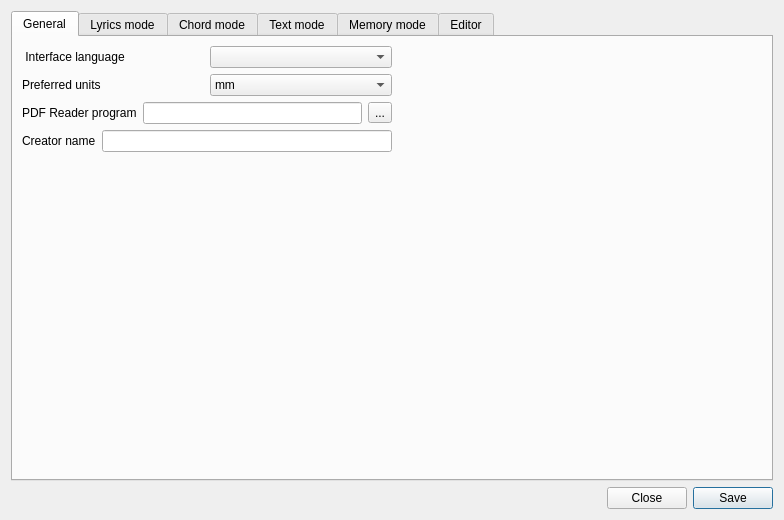
<?xml version="1.0" encoding="UTF-8"?>
<ui version="4.0">
 <class>DialogConfiguration</class>
 <widget class="QDialog" name="DialogConfiguration">
  <property name="geometry">
   <rect>
    <x>0</x>
    <y>0</y>
    <width>784</width>
    <height>520</height>
   </rect>
  </property>
  <property name="windowTitle">
   <string>Configuration</string>
  </property>
  <layout class="QVBoxLayout" name="verticalLayout_9">
   <item>
    <widget class="QTabWidget" name="tabWidget">
     <property name="currentIndex">
      <number>0</number>
     </property>
     <widget class="QWidget" name="tab">
      <attribute name="title">
       <string>General</string>
      </attribute>
      <layout class="QVBoxLayout" name="verticalLayout_10">
       <item>
        <layout class="QHBoxLayout" name="horizontalLayout_5">
         <item>
          <layout class="QVBoxLayout" name="verticalLayout_8">
           <item>
            <layout class="QVBoxLayout" name="verticalLayout_2">
             <item>
              <layout class="QHBoxLayout" name="horizontalLayout_4">
               <item>
                <widget class="QLabel" name="labelInterfaceLanguage">
                 <property name="text">
                  <string> Interface language</string>
                 </property>
                </widget>
               </item>
               <item>
                <widget class="QComboBox" name="comboBoxInterfaceLanguage"/>
               </item>
              </layout>
             </item>
             <item>
              <layout class="QHBoxLayout" name="horizontalLayout_7">
               <item>
                <widget class="QLabel" name="labelUnit">
                 <property name="text">
                  <string>Preferred units</string>
                 </property>
                </widget>
               </item>
               <item>
                <widget class="QComboBox" name="comboBoxUnit">
                 <item>
                  <property name="text">
                   <string>mm</string>
                  </property>
                 </item>
                 <item>
                  <property name="text">
                   <string>cm</string>
                  </property>
                 </item>
                 <item>
                  <property name="text">
                   <string>in</string>
                  </property>
                 </item>
                </widget>
               </item>
              </layout>
             </item>
             <item>
              <layout class="QHBoxLayout" name="horizontalLayout_8">
               <item>
                <widget class="QLabel" name="labelPDFReaderName">
                 <property name="text">
                  <string>PDF Reader program</string>
                 </property>
                </widget>
               </item>
               <item>
                <widget class="QLineEdit" name="lineEditPDFReaderName"/>
               </item>
               <item>
                <widget class="QToolButton" name="toolButtonPDFReaderName">
                 <property name="text">
                  <string>...</string>
                 </property>
                </widget>
               </item>
              </layout>
             </item>
             <item>
              <layout class="QHBoxLayout" name="horizontalLayout_3">
               <item>
                <widget class="QLabel" name="labelCreatorName">
                 <property name="text">
                  <string>Creator name</string>
                 </property>
                </widget>
               </item>
               <item>
                <widget class="QLineEdit" name="lineEditCreatoName"/>
               </item>
              </layout>
             </item>
            </layout>
           </item>
           <item>
            <spacer name="verticalSpacer">
             <property name="orientation">
              <enum>Qt::Vertical</enum>
             </property>
             <property name="sizeHint" stdset="0">
              <size>
               <width>20</width>
               <height>40</height>
              </size>
             </property>
            </spacer>
           </item>
          </layout>
         </item>
         <item>
          <spacer name="horizontalSpacer_2">
           <property name="orientation">
            <enum>Qt::Horizontal</enum>
           </property>
           <property name="sizeHint" stdset="0">
            <size>
             <width>40</width>
             <height>20</height>
            </size>
           </property>
          </spacer>
         </item>
        </layout>
       </item>
      </layout>
     </widget>
     <widget class="QWidget" name="tab_2">
      <attribute name="title">
       <string>Lyrics mode</string>
      </attribute>
      <layout class="QVBoxLayout" name="verticalLayout_3">
       <item>
        <widget class="LyricsConfig" name="lyricsConfig" native="true"/>
       </item>
      </layout>
     </widget>
     <widget class="QWidget" name="tab_3">
      <attribute name="title">
       <string>Chord mode</string>
      </attribute>
      <layout class="QVBoxLayout" name="verticalLayout_4">
       <item>
        <widget class="ChordConfig" name="chordConfig" native="true"/>
       </item>
      </layout>
     </widget>
     <widget class="QWidget" name="tab_4">
      <attribute name="title">
       <string>Text mode</string>
      </attribute>
      <layout class="QVBoxLayout" name="verticalLayout_5">
       <item>
        <widget class="TextConfig" name="textConfig" native="true"/>
       </item>
      </layout>
     </widget>
     <widget class="QWidget" name="tab_5">
      <attribute name="title">
       <string>Memory mode</string>
      </attribute>
      <layout class="QVBoxLayout" name="verticalLayout_6">
       <item>
        <widget class="MemoryConfig" name="memoryConfig" native="true"/>
       </item>
      </layout>
     </widget>
     <widget class="QWidget" name="tab_6">
      <attribute name="title">
       <string>Editor</string>
      </attribute>
      <layout class="QVBoxLayout" name="verticalLayout_7">
       <item>
        <widget class="QWidget" name="widget" native="true">
         <layout class="QVBoxLayout" name="verticalLayout">
          <item>
           <widget class="QCheckBox" name="checkBoxOpenLastFileOnStart">
            <property name="text">
             <string>Open last file on start </string>
            </property>
           </widget>
          </item>
         </layout>
        </widget>
       </item>
      </layout>
     </widget>
    </widget>
   </item>
   <item>
    <layout class="QHBoxLayout" name="horizontalLayout">
     <item>
      <spacer name="horizontalSpacer">
       <property name="orientation">
        <enum>Qt::Horizontal</enum>
       </property>
       <property name="sizeHint" stdset="0">
        <size>
         <width>40</width>
         <height>20</height>
        </size>
       </property>
      </spacer>
     </item>
     <item>
      <widget class="QPushButton" name="pushButtonClose">
       <property name="text">
        <string>Close</string>
       </property>
      </widget>
     </item>
     <item>
      <widget class="QPushButton" name="pushButtonSave">
       <property name="text">
        <string>Save</string>
       </property>
       <property name="default">
        <bool>true</bool>
       </property>
      </widget>
     </item>
    </layout>
   </item>
  </layout>
 </widget>
 <customwidgets>
  <customwidget>
   <class>LyricsConfig</class>
   <extends>QWidget</extends>
   <header>lyricsconfig.h</header>
   <container>1</container>
  </customwidget>
  <customwidget>
   <class>ChordConfig</class>
   <extends>QWidget</extends>
   <header>chordconfig.h</header>
   <container>1</container>
  </customwidget>
  <customwidget>
   <class>TextConfig</class>
   <extends>QWidget</extends>
   <header>textconfig.h</header>
   <container>1</container>
  </customwidget>
  <customwidget>
   <class>MemoryConfig</class>
   <extends>QWidget</extends>
   <header>memoryconfig.h</header>
   <container>1</container>
  </customwidget>
 </customwidgets>
 <resources/>
 <connections/>
</ui>
